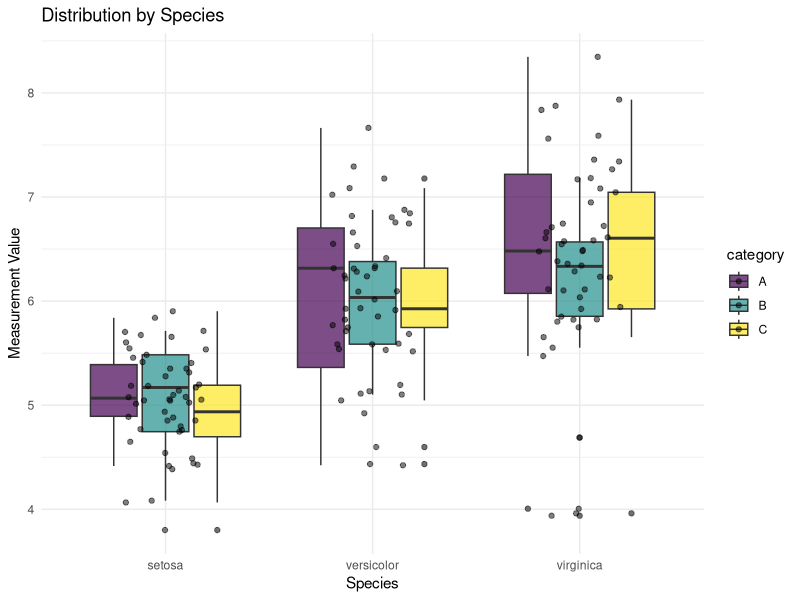

The R script that drew this image:
## ---- chunk 1
#| label: r-example
#| echo: true

# Load required packages
library(dplyr)
library(ggplot2)
library(tidyr)

# Function definition with parameters
calculate_summary <- function(data, group_var = "species", value_var = "measurement") {
  # This function should have green name, orange parameters
  result <- data |>
    filter(!is.na(!!sym(value_var))) |>  # |> should be pink
    group_by(!!sym(group_var)) |>
    summarise(
      n = n(),                           # n should be cyan
      mean_val = mean(!!sym(value_var)), # mean should be cyan
      sd_val = sd(!!sym(value_var)),     # = should be pink
      .groups = "drop"                   # .groups should be white
    )
  
  return(result)
}

# Data manipulation pipeline
sample_data <- tibble(
  species = rep(c("setosa", "versicolor", "virginica"), each = 50),
  measurement = c(rnorm(50, 5.0, 0.5), rnorm(50, 6.0, 0.7), rnorm(50, 6.5, 0.8)),
  category = sample(c("A", "B", "C"), 150, replace = TRUE)
)

# Test various operators and function calls
results <- sample_data |>
  mutate(
    log_measurement = log(measurement),    # log should be cyan
    is_large = measurement > 6.0,          # > should be pink
    group_size = case_when(               # case_when should be cyan
      measurement %in% c(4:5) ~ "small",  # %in% should be pink
      measurement >= 5 & measurement < 6.5 ~ "medium",  # & should be pink
      TRUE ~ "large"
    )
  ) |>
  filter(species != "setosa") %>%          # both |> and %>% should be pink
  arrange(desc(measurement))               # desc should be cyan

# Namespace usage
summary_stats <- dplyr::summarise(        # dplyr should be green, :: pink, summarise cyan
  results,
  across(where(is.numeric), list(mean = mean, sd = sd))  # across, where should be cyan
)

# Statistical analysis
model <- lm(measurement ~ species + category, data = sample_data)
anova_results <- anova(model)             # anova should be cyan

# Plotting
p <- ggplot(sample_data, aes(x = species, y = measurement, fill = category)) +
  geom_boxplot(alpha = 0.7) +            # geom_boxplot should be cyan
  geom_jitter(width = 0.2, alpha = 0.5) +
  scale_fill_viridis_d() +               # scale_fill_viridis_d should be cyan
  labs(
    title = "Distribution by Species",    # strings should be yellow
    x = "Species",
    y = "Measurement Value"
  ) +
  theme_minimal()                        # theme_minimal should be cyan

print(p)
